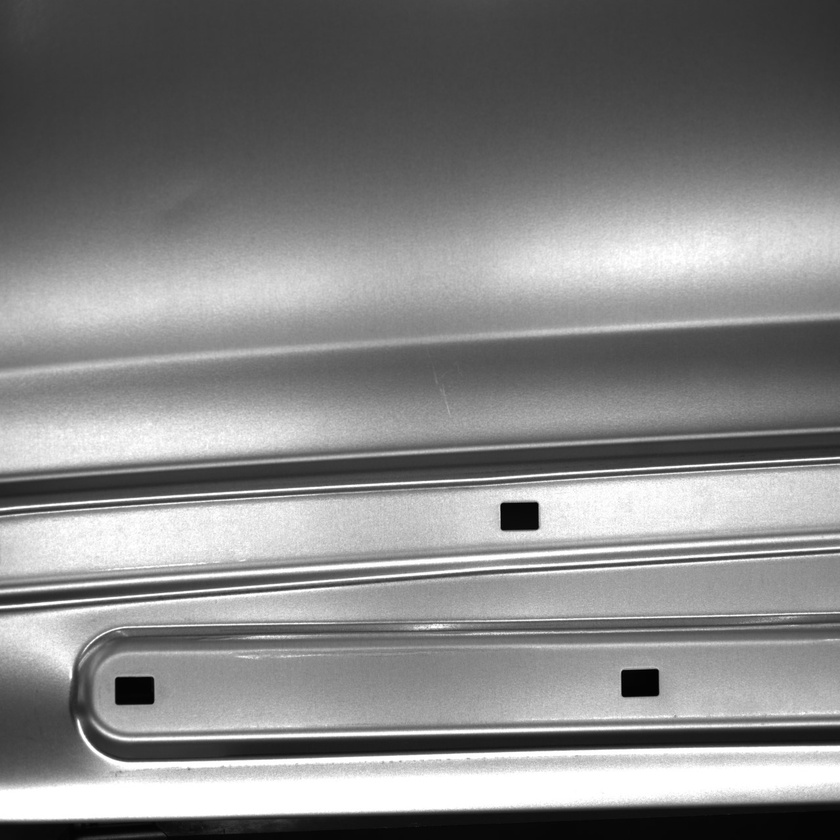
#> input picture DirectionLight/background.jpg, 840 x 840 px, shrunk from 1280 x 1280 before the run; the run also reads 1 picture not shown here
$ python RotationImage.py   (older library calls are emulated)
#> lines starting #> are read from the running program, lines starting #| are printed output that depends on the picture
import cv2
import numpy as np
import matplotlib.pyplot as plt
import matplotlib.font_manager as fm

# 한글 폰트 설정 (맑은 고딕 사용)
font_path = 'C:/Windows/Fonts/malgun.ttf'
font_prop = fm.FontProperties(fname=font_path)


def get_main_direction(image):
    # Sobel 연산자를 사용한 에지 검출
    sobel_x = cv2.Sobel(image, cv2.CV_64F, 1, 0, ksize=5)
    sobel_y = cv2.Sobel(image, cv2.CV_64F, 0, 1, ksize=5)

    # 방향 계산
    magnitude = np.sqrt(sobel_x ** 2 + sobel_y ** 2)
    direction = np.arctan2(sobel_y, sobel_x)

    # 히스토그램을 통해 주요 방향 찾기
    hist, bin_edges = np.histogram(direction, bins=180, range=(-np.pi, np.pi))
    main_direction = bin_edges[np.argmax(hist)]

    return main_direction, magnitude, direction


def rotate_image(image, angle):
    # 이미지 중심 계산
    (h, w) = image.shape[:2]
    center = (w // 2, h // 2)

    # 회전 행렬 생성
    M = cv2.getRotationMatrix2D(center, angle, 1.0)

    # 이미지 회전
    rotated = cv2.warpAffine(image, M, (w, h))

    return rotated


# 배경 이미지와 아이콘 이미지 로드 (경로를 수정하세요)
background_image = cv2.imread('background.jpg', cv2.IMREAD_GRAYSCALE)
#> background_image is the input picture: shape (840, 840); min 0, max 255, mean 133.6
icon_image = cv2.imread('icon.png', cv2.IMREAD_GRAYSCALE)

# 배경 이미지에서 주요 방향 검출
main_direction, magnitude, direction = get_main_direction(background_image)
#> in get_main_direction, `sobel_x = cv2.Sobel(image, cv2.CV_64F, 1, 0, ksize=5)`:
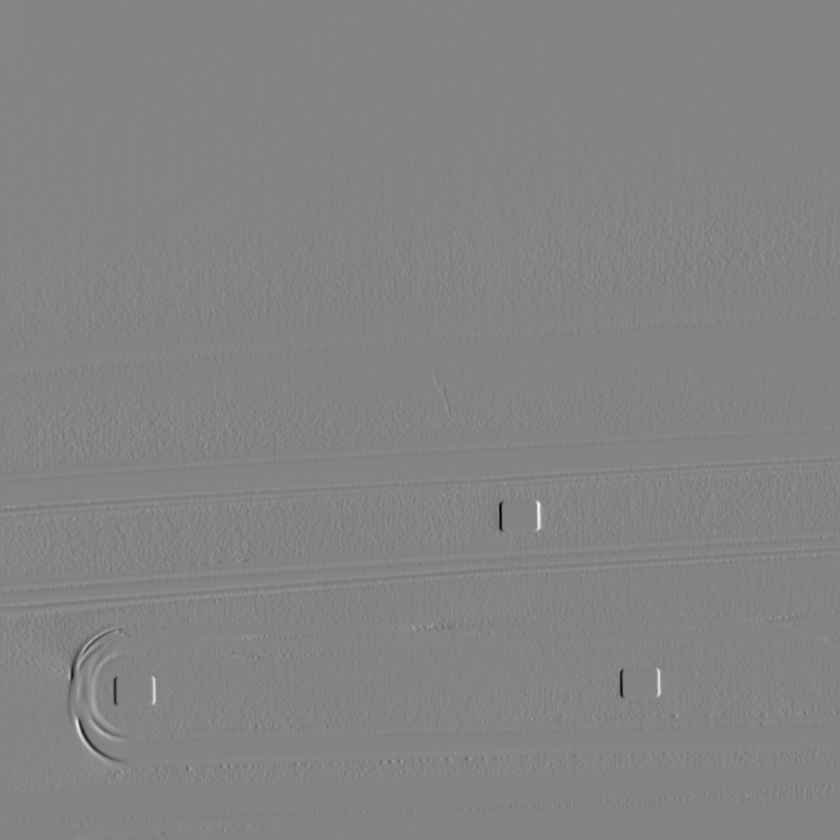
#> sobel_x: shape (840, 840) float64; min -10118, max 9430, mean -0.1; drawn with min black and max white
#> in get_main_direction, `sobel_y = cv2.Sobel(image, cv2.CV_64F, 0, 1, ksize=5)`:
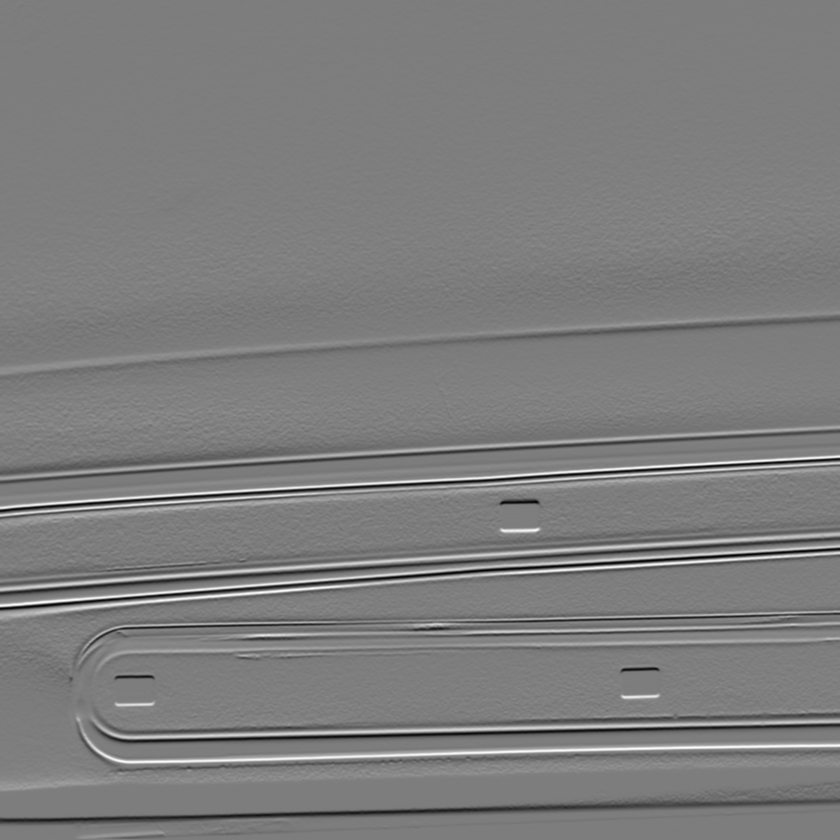
#> sobel_y: shape (840, 840) float64; min -8713, max 8986, mean -8; drawn with min black and max white
#> in get_main_direction, `magnitude = np.sqrt(sobel_x ** 2 + sobel_y ** 2)`:
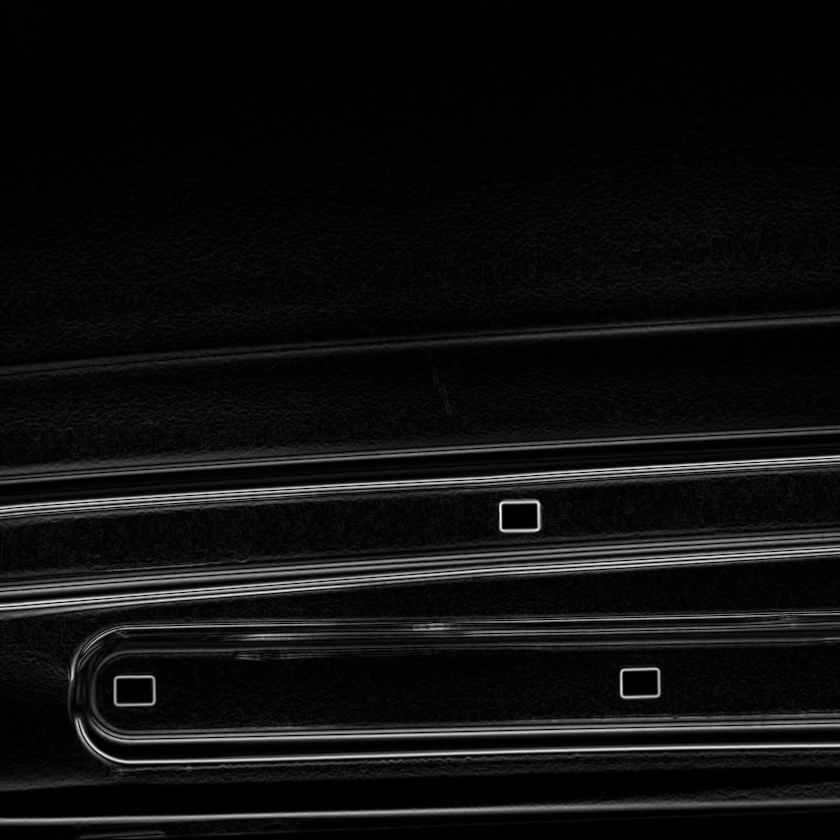
#> magnitude: shape (840, 840) float64; min 0, max 10118.4, mean 620.4; drawn with min black and max white
#> in get_main_direction, `direction = np.arctan2(sobel_y, sobel_x)`:
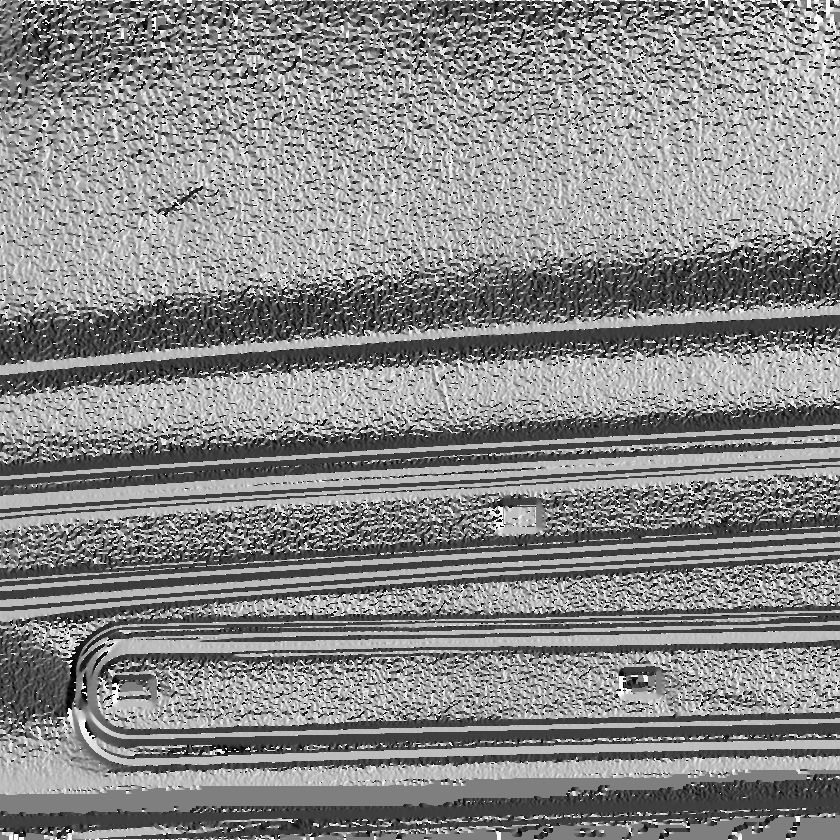
#> direction: shape (840, 840) float64; min -3.14, max 3.14, mean 0.205; drawn with min black and max white
#> in get_main_direction, `hist, bin_edges = np.histogram(direction, bins=180, range=(-np.pi, np...`: hist = 180 values, max 25254 at index 90, min 1606 at index 0, mean 3920; bin_edges = 181 values from -3.14 to 3.14
#> in get_main_direction, `main_direction = bin_edges[np.argmax(hist)]`: main_direction = 0
#> main_direction = 0
main_direction_degrees = np.degrees(main_direction)
#> main_direction_degrees = 0

# 아이콘 이미지 회전
rotated_icon_image = rotate_image(icon_image, main_direction_degrees)
#> in rotate_image, `M = cv2.getRotationMatrix2D(center, angle, 1.0)`: M = [[1, 0, 0], [0, 1, 0]]

# 정보 출력
print(f"배경 이미지의 주요 방향 (라디안): {main_direction:.2f}")
#| 배경 이미지의 주요 방향 (라디안): 0.00
print(f"배경 이미지의 주요 방향 (도): {main_direction_degrees:.2f}도")
#| 배경 이미지의 주요 방향 (도): 0.00도
print(f"아이콘 이미지의 크기: {icon_image.shape}")
#| 아이콘 이미지의 크기: (14, 16)
print(f"회전된 아이콘 이미지의 크기: {rotated_icon_image.shape}")
#| 회전된 아이콘 이미지의 크기: (14, 16)
print(f"빛의 방향으로 회전한 각도: {main_direction_degrees:.2f}도")
#| 빛의 방향으로 회전한 각도: 0.00도

# 결과 시각화
plt.figure(figsize=(12, 6))

plt.subplot(2, 3, 1)
plt.title('배경 이미지', fontproperties=font_prop)
plt.imshow(background_image, cmap='gray')

plt.subplot(2, 3, 2)
plt.title('에지 검출 결과', fontproperties=font_prop)
plt.imshow(magnitude, cmap='gray')

plt.subplot(2, 3, 3)
plt.title('방향 히스토그램', fontproperties=font_prop)
plt.hist(direction.ravel(), bins=180, range=(-np.pi, np.pi))
plt.axvline(main_direction, color='r', linestyle='--')

plt.subplot(2, 3, 4)
plt.title('회전 전 아이콘 이미지', fontproperties=font_prop)
plt.imshow(icon_image, cmap='gray')

plt.subplot(2, 3, 5)
plt.title('회전 후 아이콘 이미지', fontproperties=font_prop)
plt.imshow(rotated_icon_image, cmap='gray')

plt.tight_layout()
plt.show()
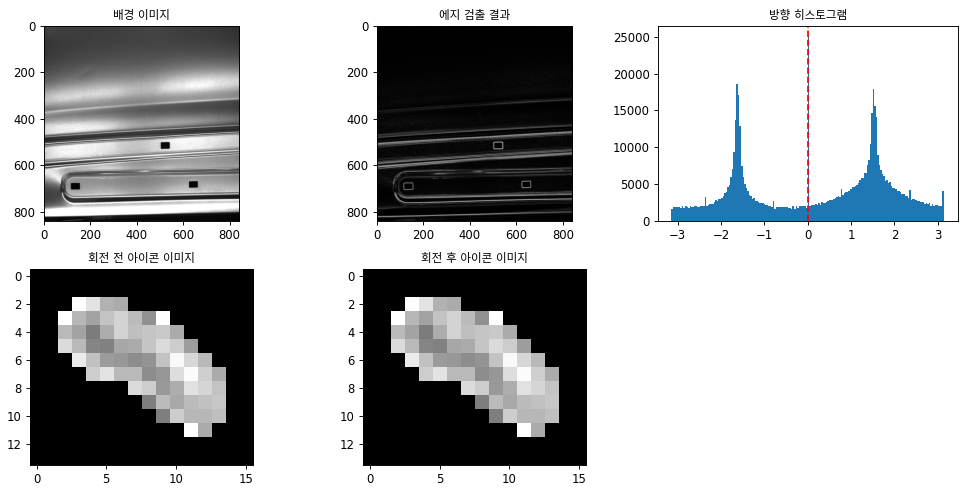
#> figure drawn by matplotlib, 5 panels; panel 3: tallest bar 25254 high, from x = 0 to 0.0349
